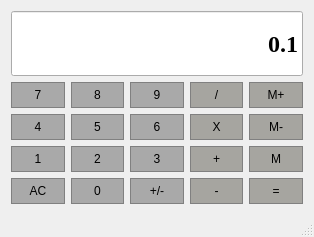
<?xml version="1.0" encoding="UTF-8"?>
<ui version="4.0">
 <class>Calculator</class>
 <widget class="QMainWindow" name="Calculator">
  <property name="geometry">
   <rect>
    <x>0</x>
    <y>0</y>
    <width>314</width>
    <height>237</height>
   </rect>
  </property>
  <property name="sizePolicy">
   <sizepolicy hsizetype="Preferred" vsizetype="Expanding">
    <horstretch>0</horstretch>
    <verstretch>0</verstretch>
   </sizepolicy>
  </property>
  <property name="windowTitle">
   <string>Calculator</string>
  </property>
  <widget class="QWidget" name="centralWidget">
   <layout class="QGridLayout" name="gridLayout">
    <item row="1" column="0">
     <widget class="QPushButton" name="Button7">
      <property name="sizePolicy">
       <sizepolicy hsizetype="Preferred" vsizetype="Preferred">
        <horstretch>0</horstretch>
        <verstretch>0</verstretch>
       </sizepolicy>
      </property>
      <property name="styleSheet">
       <string notr="true">QPushButton{
	background-color : #A9A9A9;
	border : 1px solid gray;
	padding : 5px; 
}

QPushButton:pressed{
	background-color : #C0C0C0;
	border : 2px solid gray;
	padding : 5px; 
}</string>
      </property>
      <property name="text">
       <string>7</string>
      </property>
     </widget>
    </item>
    <item row="1" column="1">
     <widget class="QPushButton" name="Button8">
      <property name="sizePolicy">
       <sizepolicy hsizetype="Preferred" vsizetype="Preferred">
        <horstretch>0</horstretch>
        <verstretch>0</verstretch>
       </sizepolicy>
      </property>
      <property name="styleSheet">
       <string notr="true">QPushButton{
	background-color : #A9A9A9;
	border : 1px solid gray;
	padding : 5px; 
}

QPushButton:pressed{
	background-color : #C0C0C0;
	border : 2px solid gray;
	padding : 5px; 
}</string>
      </property>
      <property name="text">
       <string>8</string>
      </property>
     </widget>
    </item>
    <item row="2" column="0">
     <widget class="QPushButton" name="Button4">
      <property name="sizePolicy">
       <sizepolicy hsizetype="Preferred" vsizetype="Preferred">
        <horstretch>0</horstretch>
        <verstretch>0</verstretch>
       </sizepolicy>
      </property>
      <property name="styleSheet">
       <string notr="true">QPushButton{
	background-color : #A9A9A9;
	border : 1px solid gray;
	padding : 5px; 
}

QPushButton:pressed{
	background-color : #C0C0C0;
	border : 2px solid gray;
	padding : 5px; 
}</string>
      </property>
      <property name="text">
       <string>4</string>
      </property>
     </widget>
    </item>
    <item row="3" column="0">
     <widget class="QPushButton" name="Button1">
      <property name="sizePolicy">
       <sizepolicy hsizetype="Preferred" vsizetype="Preferred">
        <horstretch>0</horstretch>
        <verstretch>0</verstretch>
       </sizepolicy>
      </property>
      <property name="styleSheet">
       <string notr="true">QPushButton{
	background-color : #A9A9A9;
	border : 1px solid gray;
	padding : 5px; 
}

QPushButton:pressed{
	background-color : #C0C0C0;
	border : 2px solid gray;
	padding : 5px; 
}</string>
      </property>
      <property name="text">
       <string>1</string>
      </property>
     </widget>
    </item>
    <item row="1" column="4">
     <widget class="QPushButton" name="MemAdd">
      <property name="sizePolicy">
       <sizepolicy hsizetype="Preferred" vsizetype="Preferred">
        <horstretch>0</horstretch>
        <verstretch>0</verstretch>
       </sizepolicy>
      </property>
      <property name="styleSheet">
       <string notr="true">QPushButton{
	background-color : #A6A5A0;
	border : 1px solid gray;
	padding : 5px; 
}

QPushButton:pressed{
	background-color : #C0C0C0;
	border : 2px solid gray;
	padding : 5px; 
}</string>
      </property>
      <property name="text">
       <string>M+</string>
      </property>
     </widget>
    </item>
    <item row="1" column="3">
     <widget class="QPushButton" name="Divide">
      <property name="sizePolicy">
       <sizepolicy hsizetype="Preferred" vsizetype="Preferred">
        <horstretch>0</horstretch>
        <verstretch>0</verstretch>
       </sizepolicy>
      </property>
      <property name="styleSheet">
       <string notr="true">QPushButton{
	background-color : #A6A5A0;
	border : 1px solid gray;
	padding : 5px; 
}

QPushButton:pressed{
	background-color : #C0C0C0;
	border : 2px solid gray;
	padding : 5px; 
}</string>
      </property>
      <property name="text">
       <string>/</string>
      </property>
     </widget>
    </item>
    <item row="1" column="2">
     <widget class="QPushButton" name="Button9">
      <property name="sizePolicy">
       <sizepolicy hsizetype="Preferred" vsizetype="Preferred">
        <horstretch>0</horstretch>
        <verstretch>0</verstretch>
       </sizepolicy>
      </property>
      <property name="styleSheet">
       <string notr="true">QPushButton{
	background-color : #A9A9A9;
	border : 1px solid gray;
	padding : 5px; 
}

QPushButton:pressed{
	background-color : #C0C0C0;
	border : 2px solid gray;
	padding : 5px; 
}</string>
      </property>
      <property name="text">
       <string>9</string>
      </property>
     </widget>
    </item>
    <item row="4" column="0">
     <widget class="QPushButton" name="Clear">
      <property name="sizePolicy">
       <sizepolicy hsizetype="Preferred" vsizetype="Preferred">
        <horstretch>0</horstretch>
        <verstretch>0</verstretch>
       </sizepolicy>
      </property>
      <property name="styleSheet">
       <string notr="true">QPushButton{
	background-color : #A9A9A9;
	border : 1px solid gray;
	padding : 5px; 
}

QPushButton:pressed{
	background-color : #C0C0C0;
	border : 2px solid gray;
	padding : 5px; 
}</string>
      </property>
      <property name="text">
       <string>AC</string>
      </property>
     </widget>
    </item>
    <item row="2" column="1">
     <widget class="QPushButton" name="Button5">
      <property name="sizePolicy">
       <sizepolicy hsizetype="Preferred" vsizetype="Preferred">
        <horstretch>0</horstretch>
        <verstretch>0</verstretch>
       </sizepolicy>
      </property>
      <property name="styleSheet">
       <string notr="true">QPushButton{
	background-color : #A9A9A9;
	border : 1px solid gray;
	padding : 5px; 
}

QPushButton:pressed{
	background-color : #C0C0C0;
	border : 2px solid gray;
	padding : 5px; 
}</string>
      </property>
      <property name="text">
       <string>5</string>
      </property>
     </widget>
    </item>
    <item row="3" column="1">
     <widget class="QPushButton" name="Button2">
      <property name="sizePolicy">
       <sizepolicy hsizetype="Preferred" vsizetype="Preferred">
        <horstretch>0</horstretch>
        <verstretch>0</verstretch>
       </sizepolicy>
      </property>
      <property name="styleSheet">
       <string notr="true">QPushButton{
	background-color : #A9A9A9;
	border : 1px solid gray;
	padding : 5px; 
}

QPushButton:pressed{
	background-color : #C0C0C0;
	border : 2px solid gray;
	padding : 5px; 
}</string>
      </property>
      <property name="text">
       <string>2</string>
      </property>
     </widget>
    </item>
    <item row="4" column="1">
     <widget class="QPushButton" name="Button0">
      <property name="sizePolicy">
       <sizepolicy hsizetype="Preferred" vsizetype="Preferred">
        <horstretch>0</horstretch>
        <verstretch>0</verstretch>
       </sizepolicy>
      </property>
      <property name="styleSheet">
       <string notr="true">QPushButton{
	background-color : #A9A9A9;
	border : 1px solid gray;
	padding : 5px; 
}

QPushButton:pressed{
	background-color : #C0C0C0;
	border : 2px solid gray;
	padding : 5px; 
}</string>
      </property>
      <property name="text">
       <string>0</string>
      </property>
     </widget>
    </item>
    <item row="2" column="2">
     <widget class="QPushButton" name="Button6">
      <property name="sizePolicy">
       <sizepolicy hsizetype="Preferred" vsizetype="Preferred">
        <horstretch>0</horstretch>
        <verstretch>0</verstretch>
       </sizepolicy>
      </property>
      <property name="styleSheet">
       <string notr="true">QPushButton{
	background-color : #A9A9A9;
	border : 1px solid gray;
	padding : 5px; 
}

QPushButton:pressed{
	background-color : #C0C0C0;
	border : 2px solid gray;
	padding : 5px; 
}</string>
      </property>
      <property name="text">
       <string>6</string>
      </property>
     </widget>
    </item>
    <item row="3" column="2">
     <widget class="QPushButton" name="Button3">
      <property name="sizePolicy">
       <sizepolicy hsizetype="Preferred" vsizetype="Preferred">
        <horstretch>0</horstretch>
        <verstretch>0</verstretch>
       </sizepolicy>
      </property>
      <property name="styleSheet">
       <string notr="true">QPushButton{
	background-color : #A9A9A9;
	border : 1px solid gray;
	padding : 5px; 
}

QPushButton:pressed{
	background-color : #C0C0C0;
	border : 2px solid gray;
	padding : 5px; 
}</string>
      </property>
      <property name="text">
       <string>3</string>
      </property>
     </widget>
    </item>
    <item row="4" column="2">
     <widget class="QPushButton" name="ChangeSign">
      <property name="sizePolicy">
       <sizepolicy hsizetype="Preferred" vsizetype="Preferred">
        <horstretch>0</horstretch>
        <verstretch>0</verstretch>
       </sizepolicy>
      </property>
      <property name="styleSheet">
       <string notr="true">QPushButton{
	background-color : #A9A9A9;
	border : 1px solid gray;
	padding : 5px; 
}

QPushButton:pressed{
	background-color : #C0C0C0;
	border : 2px solid gray;
	padding : 5px; 
}</string>
      </property>
      <property name="text">
       <string>+/-</string>
      </property>
     </widget>
    </item>
    <item row="2" column="3">
     <widget class="QPushButton" name="Multiply">
      <property name="sizePolicy">
       <sizepolicy hsizetype="Preferred" vsizetype="Preferred">
        <horstretch>0</horstretch>
        <verstretch>0</verstretch>
       </sizepolicy>
      </property>
      <property name="styleSheet">
       <string notr="true">QPushButton{
	background-color : #A6A5A0;
	border : 1px solid gray;
	padding : 5px; 
}

QPushButton:pressed{
	background-color : #C0C0C0;
	border : 2px solid gray;
	padding : 5px; 
}</string>
      </property>
      <property name="text">
       <string>X</string>
      </property>
     </widget>
    </item>
    <item row="3" column="3">
     <widget class="QPushButton" name="Add">
      <property name="sizePolicy">
       <sizepolicy hsizetype="Preferred" vsizetype="Preferred">
        <horstretch>0</horstretch>
        <verstretch>0</verstretch>
       </sizepolicy>
      </property>
      <property name="styleSheet">
       <string notr="true">QPushButton{
	background-color : #A6A5A0;
	border : 1px solid gray;
	padding : 5px; 
}

QPushButton:pressed{
	background-color : #C0C0C0;
	border : 2px solid gray;
	padding : 5px; 
}</string>
      </property>
      <property name="text">
       <string>+</string>
      </property>
     </widget>
    </item>
    <item row="4" column="3">
     <widget class="QPushButton" name="Subtract">
      <property name="sizePolicy">
       <sizepolicy hsizetype="Preferred" vsizetype="Preferred">
        <horstretch>0</horstretch>
        <verstretch>0</verstretch>
       </sizepolicy>
      </property>
      <property name="styleSheet">
       <string notr="true">QPushButton{
	background-color : #A6A5A0;
	border : 1px solid gray;
	padding : 5px; 
}

QPushButton:pressed{
	background-color : #C0C0C0;
	border : 2px solid gray;
	padding : 5px; 
}</string>
      </property>
      <property name="text">
       <string>-</string>
      </property>
     </widget>
    </item>
    <item row="2" column="4">
     <widget class="QPushButton" name="MemClear">
      <property name="sizePolicy">
       <sizepolicy hsizetype="Preferred" vsizetype="Preferred">
        <horstretch>0</horstretch>
        <verstretch>0</verstretch>
       </sizepolicy>
      </property>
      <property name="styleSheet">
       <string notr="true">QPushButton{
	background-color : #A6A5A0;
	border : 1px solid gray;
	padding : 5px; 
}

QPushButton:pressed{
	background-color : #C0C0C0;
	border : 2px solid gray;
	padding : 5px; 
}</string>
      </property>
      <property name="text">
       <string>M-</string>
      </property>
     </widget>
    </item>
    <item row="3" column="4">
     <widget class="QPushButton" name="MemGet">
      <property name="sizePolicy">
       <sizepolicy hsizetype="Preferred" vsizetype="Preferred">
        <horstretch>0</horstretch>
        <verstretch>0</verstretch>
       </sizepolicy>
      </property>
      <property name="styleSheet">
       <string notr="true">QPushButton{
	background-color : #A6A5A0;
	border : 1px solid gray;
	padding : 5px; 
}

QPushButton:pressed{
	background-color : #C0C0C0;
	border : 2px solid gray;
	padding : 5px; 
}</string>
      </property>
      <property name="text">
       <string>M</string>
      </property>
     </widget>
    </item>
    <item row="4" column="4">
     <widget class="QPushButton" name="Equal">
      <property name="sizePolicy">
       <sizepolicy hsizetype="Preferred" vsizetype="Preferred">
        <horstretch>0</horstretch>
        <verstretch>0</verstretch>
       </sizepolicy>
      </property>
      <property name="styleSheet">
       <string notr="true">QPushButton{
	background-color : #A6A5A0;
	border : 1px solid gray;
	padding : 5px; 
}

QPushButton:pressed{
	background-color : #C0C0C0;
	border : 2px solid gray;
	padding : 5px; 
}</string>
      </property>
      <property name="text">
       <string>=</string>
      </property>
     </widget>
    </item>
    <item row="0" column="0" colspan="5">
     <widget class="QLineEdit" name="Display">
      <property name="sizePolicy">
       <sizepolicy hsizetype="Preferred" vsizetype="Expanding">
        <horstretch>0</horstretch>
        <verstretch>0</verstretch>
       </sizepolicy>
      </property>
      <property name="font">
       <font>
        <family>Times New Roman</family>
        <pointsize>18</pointsize>
        <weight>75</weight>
        <bold>true</bold>
       </font>
      </property>
      <property name="styleSheet">
       <string notr="true">QLineEdit{
	background-color: gray'
	border : 2px solid gray;
	color : #ffffff; 
}</string>
      </property>
      <property name="text">
       <string>0.1</string>
      </property>
      <property name="alignment">
       <set>Qt::AlignRight|Qt::AlignTrailing|Qt::AlignVCenter</set>
      </property>
     </widget>
    </item>
   </layout>
  </widget>
  <widget class="QMenuBar" name="menuBar">
   <property name="geometry">
    <rect>
     <x>0</x>
     <y>0</y>
     <width>314</width>
     <height>20</height>
    </rect>
   </property>
  </widget>
  <widget class="QStatusBar" name="statusBar"/>
 </widget>
 <layoutdefault spacing="6" margin="11"/>
 <resources/>
 <connections/>
</ui>
